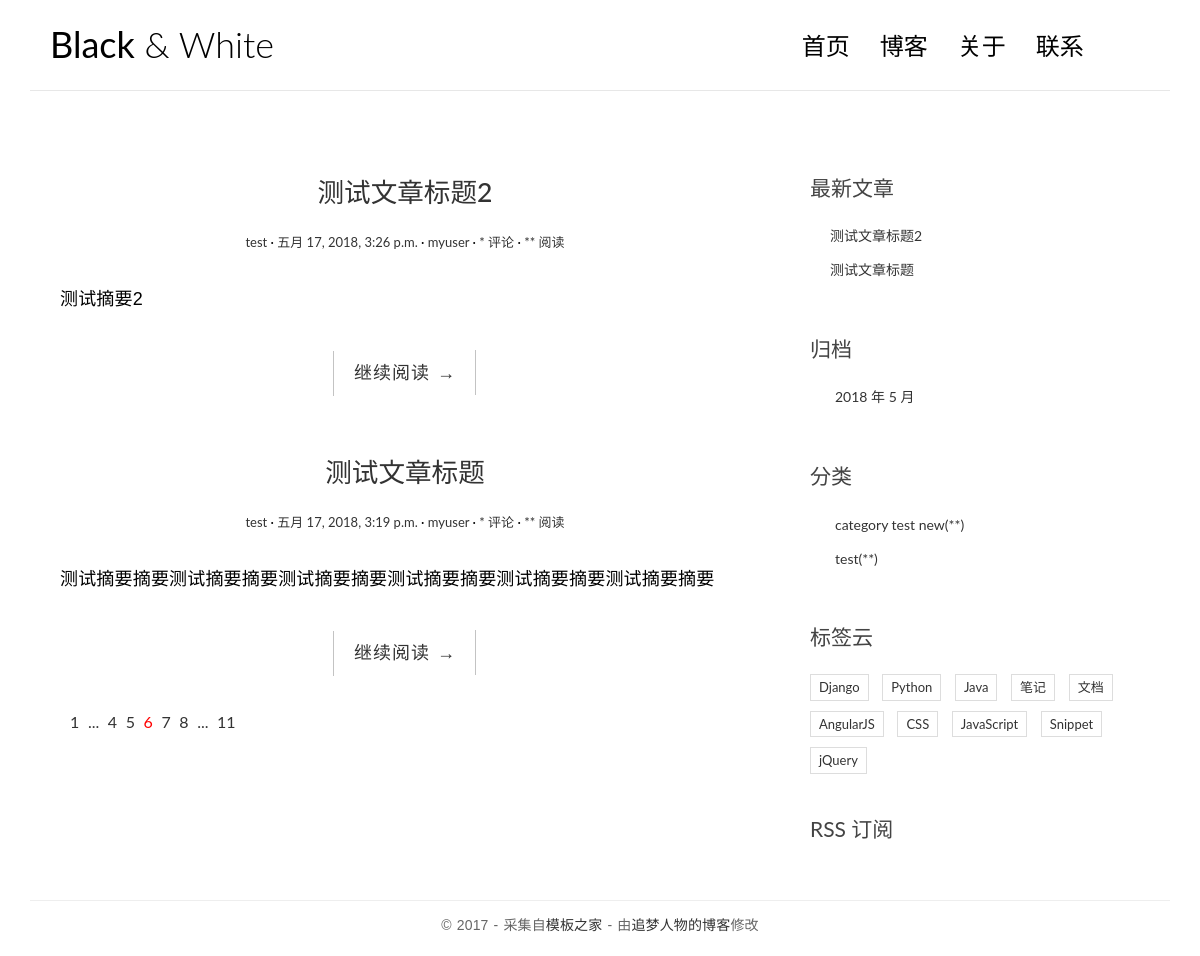
The app's page /, older data.
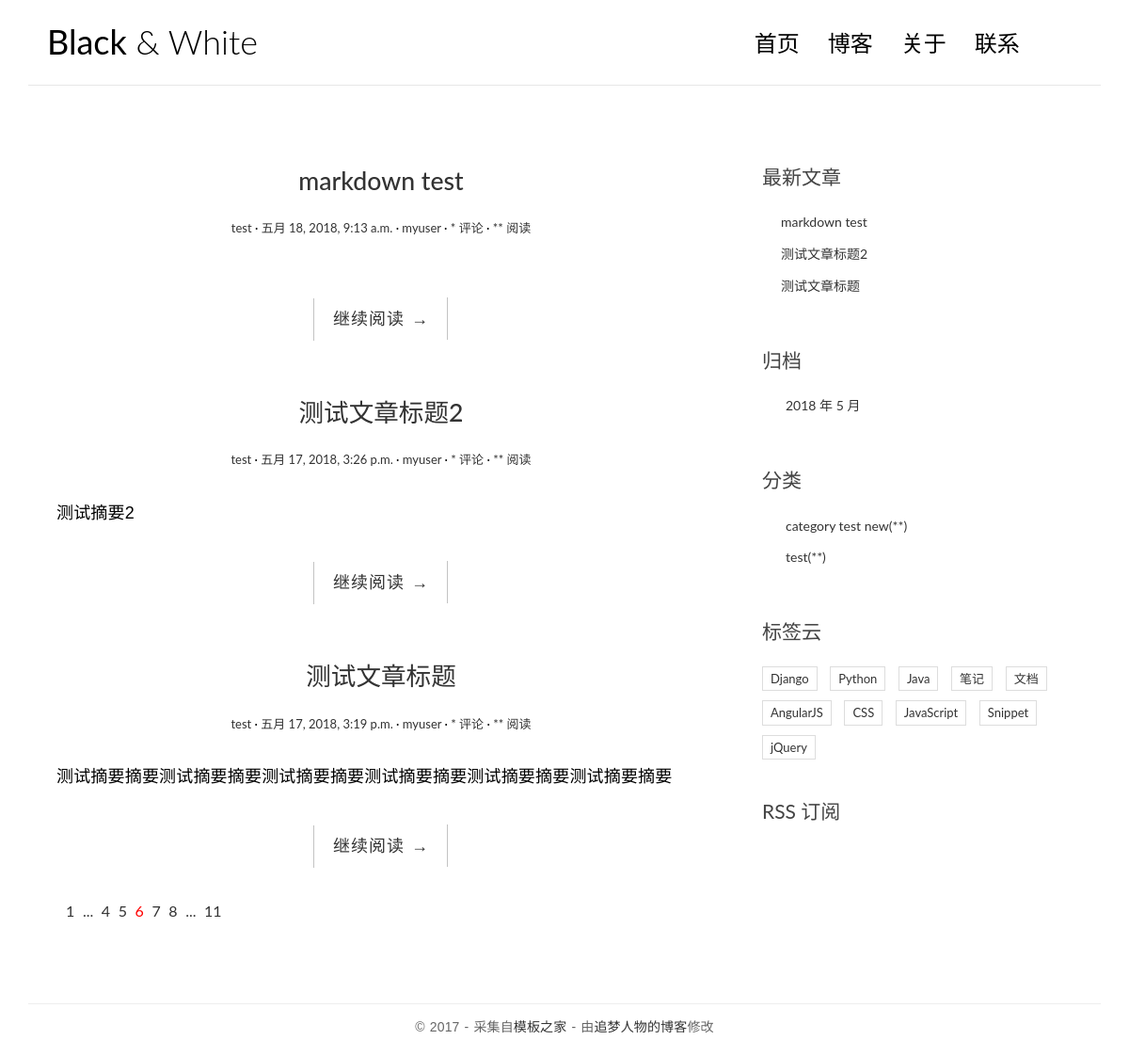
The same page, newer data.
### blog/models.py (models this page shows, shortened)
@python_2_unicode_compatible
class Post(models.Model):
  title = models.CharField(max_length=70)
  body = models.TextField()
  created_time = models.DateTimeField()
  modified_time = models.DateTimeField()
  excerpt = models.CharField(max_length=200, blank=True)
  category = models.ForeignKey(Category)
  tags = models.ManyToManyField(Tag, blank=True)
  author = models.ForeignKey(User)
  def get_absolute_url(self):
    return reverse('blog:detail', kwargs={'pk': self.pk})
  class Meta:
    ordering = ['-created_time']

@python_2_unicode_compatible
class Category(models.Model):
  name = models.CharField(max_length=100)

### blog/views.py (the view)
# urls.py: url(r'^$', views.index, name='index'),
def index(request):
  post_list = Post.objects.all()
  return render(request, 'blog/index.html', context={'post_list': post_list})

### blog/templatetags/blog_tags.py (called while the page is built)
@register.simple_tag
def get_recent_posts(num=5):
  return Post.objects.all().order_by('-created_time')[:num]

@register.simple_tag
def archives():
  return Post.objects.dates('created_time', 'month', order='DESC')

@register.simple_tag
def get_categories():
  return Category.objects.all()

### templates/blog/index.html (shortened to what this page needs)
{% extends 'base.html' %}
{% load staticfiles %}
                {% block main %}
                    {% for post in post_list %}
                        <article class="post post-{{ post.pk }}">
                            <header class="entry-header">
                                <h1 class="entry-title">
                                    <a href="{{ post.get_absolute_url }}">{{ post.title }}</a>
                                </h1>
                                <div class="entry-meta">
                                    <span class="post-category"><a href="#">{{ post.category.name }}</a></span>
                                    <span class="post-date">
                                        <a href="#">
                                            <time class="entry-date" datetime="{{ post.created_time }}">{{ post.created_time }}</time>
                                        </a>
                                    </span>
                                    <span class="post-author"><a href="#">{{ post.author }}</a></span>
                                    <span class="comments-link"><a href="#">* 评论</a></span>
                                    <span class="views-count"><a href="#">** 阅读</a></span>
                                </div>
                            </header>
                            <div class="entry-content clearfix">
                                <p>{{ post.excerpt }}</p>
                                <div class="read-more cl-effect-14">
                                    <a href="{{ post.get_absolute_url }}" class="more-link">继续阅读 <span class="meta-nav">→</span></a>
                                </div>
                            </div>
                        </article>
                        {% empty %}
                        <div class="no-post">暂时还没有发布的文章</div>
                    {% endfor %}
                    <div class="pagination">
                        <ul>
                            <li><a href="">1</a></li>
                            <li><a href="">...</a></li>
                            <li><a href="">4</a></li>
                            <li><a href="">5</a></li>
                            <li class="current"><a href="">6</a></li>
                            <li><a href="">7</a></li>
                            <li><a href="">8</a></li>
                            <li><a href="">...</a></li>
                            <li><a href="">11</a></li>
                        </ul>
                    </div>
                {% endblock main %}

### templates/base.html (shortened to what the changed rows need)
{% load staticfiles %}
{% load blog_tags %}
<!DOCTYPE html>
<html>
<head>
    <link rel="stylesheet" href="{% static 'blog/css/bootstrap.min.css' %}">
    <link rel="stylesheet" href="http://code.ionicframework.com/ionicons/2.0.1/css/ionicons.min.css">
    <link rel="stylesheet" href="{% static 'blog/css/pace.css' %}">
    <link rel="stylesheet" href="{% static 'blog/css/custom.css' %}">
    <link rel="stylesheet" href="{% static 'blog/css/highlights/github.css' %}">
</head>
<body>
<div class="container">
    <header id="site-header">
        <div class="row">
            <div class="col-md-4 col-sm-5 col-xs-8">
                <div class="logo">
                    <h1><a href="{% url 'blog:index' %}"><b>Black</b> &amp; White</a></h1>
                </div>
            </div>
        </div>
    </header>
</div>
<div class="content-body">
    <div class="container">
        <div class="row">
            <main class="col-md-8">
               {% block main %}
               {% endblock main %}
            </main>
            <aside class="col-md-4">
                <div class="widget widget-recent-posts">
                    {% get_recent_posts as recent_post_list %}
                    <ul>
                        {% for post in recent_post_list %}
                        <li>
                            <a href="{{ post.get_absolute_url }}">{{ post.title }}</a>
                        </li>
                        {% empty %}
                        暂无文章！
                    </ul>
                    {% endfor %}
                </div>
                <div class="widget widget-archives">
                    {% archives as date_list %}
                    <ul>
                        {% for date in date_list %}
                        <li>
                            <a href="{% url 'blog:archives' date.year date.month %}">{{ date.year }} 年 {{ date.month }} 月</a>
                        </li>
                        {% empty %}
                        暂无归档！
                        {% endfor %}
                    </ul>
                </div>
                <div class="widget widget-category">
                    {% get_categories as category_list %}
                    <ul>
                        {% for category in category_list %}
                        <li>
                            <a href="{% url 'blog:category' category.pk %}">{{ category.name }}<span class="post-count">(**)</span></a>
                        </li>
                        {% empty %}
                        暂无分类！
                        {% endfor %}
                    </ul>
                </div>
            </aside>
        </div>
    </div>
</div>
</body>
</html>

Row changes from the older to the newer data that the page shows:
added Post: title "markdown test", category.name "test", created_time "五月 18, 2018, 9:13 a.m.", author "myuser"
